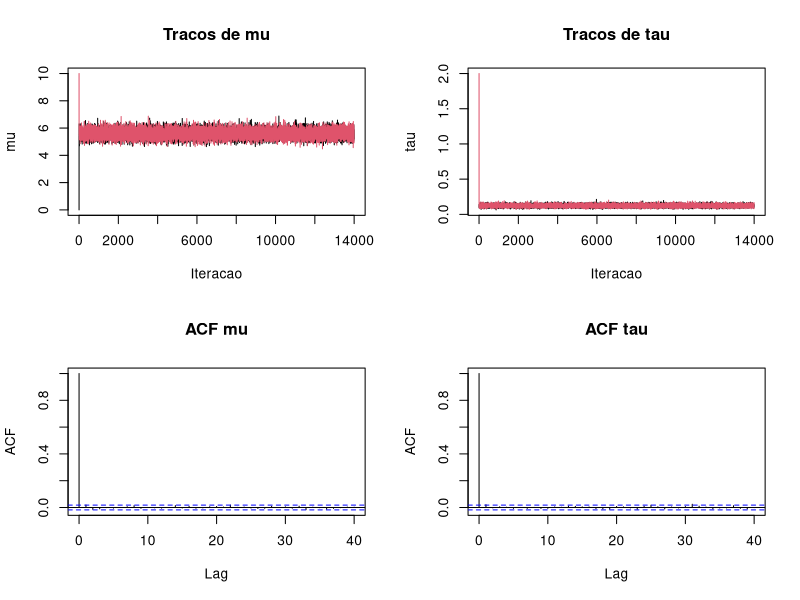

Reproduce this figure in R.
# Gibbs Normal: Y_i ~ N(mu, 1/tau), mu ~ N(m0,s0^2), tau ~ Gama(a,b)
# Gama parametrizada com taxa (rate)
set.seed(20261015)
n <- 100; y <- rnorm(n, mean=5, sd=3)
m0 <- 0; s02 <- 100; a <- 0.5; b <- 0.5
N <- 14000; burnin <- 2000

gibbs_normal <- function(y, N, mu_inicial, tau_inicial) {
  stopifnot(tau_inicial > 0)
  n <- length(y)
  mu <- tau <- numeric(N)
  mu[1] <- mu_inicial; tau[1] <- tau_inicial
  for (t in 2:N) {
    V <- 1/(n*tau[t-1]+1/s02)
    M <- V*(tau[t-1]*sum(y)+m0/s02)
    mu[t] <- rnorm(1, mean=M, sd=sqrt(V))
    tau[t] <- rgamma(1, shape=a+n/2,
                    rate=b+sum((y-mu[t])^2)/2)
  }
  cbind(mu=mu, tau=tau, sigma2=1/tau)
}
set.seed(123)
cadeia1 <- gibbs_normal(y,N, mu_inicial=0, tau_inicial=0.1)
set.seed(456)
cadeia2 <- gibbs_normal(y,N, mu_inicial=10, tau_inicial=2)
pos1 <- cadeia1[(burnin+1):N, ,drop=FALSE]
pos2 <- cadeia2[(burnin+1):N, ,drop=FALSE]
pos <- rbind(pos1,pos2)
print(colMeans(pos))
print(apply(pos,2,quantile,probs=c(.025,.5,.975)))
cat('P(mu>0|y) estimada:', mean(pos[,'mu']>0),'\n')
par(mfrow=c(2,2))
matplot(cbind(cadeia1[,1],cadeia2[,1]),type='l', lty=1,
        main='Tracos de mu',xlab='Iteracao',ylab='mu')
matplot(cbind(cadeia1[,2],cadeia2[,2]),type='l',lty=1,
        main='Tracos de tau',xlab='Iteracao',ylab='tau')
acf(pos1[,'mu'],main='ACF mu')
acf(pos1[,'tau'],main='ACF tau')
par(mfrow=c(1,1))
if (requireNamespace('coda',quietly=TRUE)) {
  mcmc_list <- coda::mcmc.list(coda::mcmc(pos1[,c('mu','tau')]),
                              coda::mcmc(pos2[,c('mu','tau')]))
  print(coda::gelman.diag(mcmc_list))
  print(coda::effectiveSize(mcmc_list))
} else message('Pacote coda ausente: diagnosticos adicionais ignorados.')
